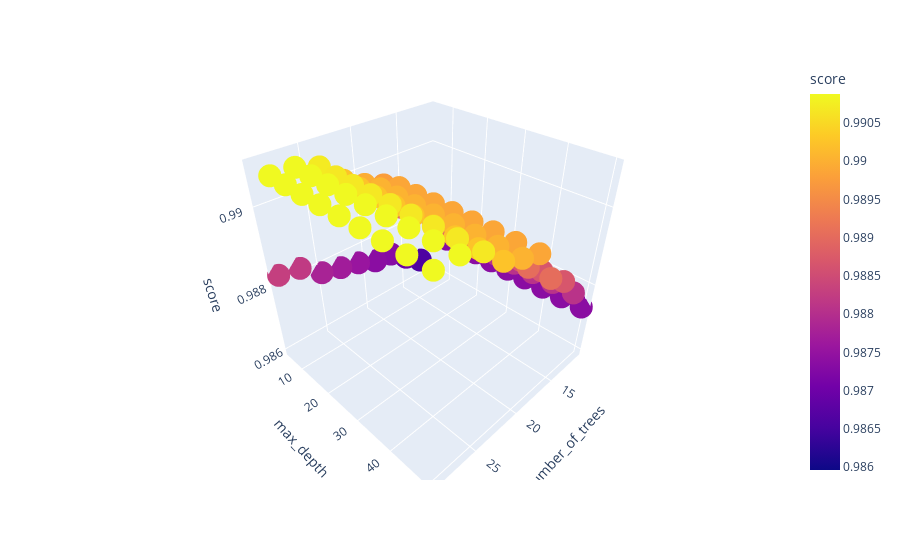

The notebook cell this image was saved under:
### Code cell
fig = px.scatter_3d(df_3d_mean, x='number_of_trees', y='max_depth', z='score', color='score')

fig.show()
fig.write_html('Plots/Random_Forest_3D.html')
